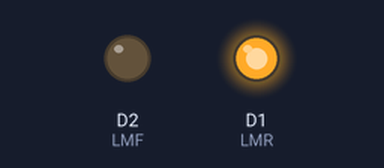
Bench run of a sketch on a simulated ESP8266 (NodeMCU). Parts: output pins drawn as LEDs (lit = HIGH).

Above: at 0.1 s.
Timing chart, 0 to 1.6 s (numbered marks = the images above):
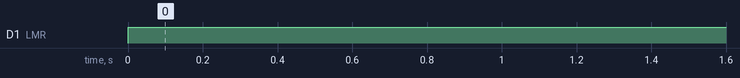

The sketch:

Aufgabe1.ino
```cpp
#define LMR D1 // A1
#define LMF D2 // A2
#define RMF D3 // B1
#define RMR D4 // B2

void setMotor(bool forward)
{
    if (forward)
    {
        // move foward
        digitalWrite(LMF, HIGH);

        digitalWrite(LMR, LOW);

    }
    else
    {
        // move backwards
        digitalWrite(LMF, LOW);

        digitalWrite(LMR, HIGH);

    }
}

void setup()
{
    pinMode(D1, OUTPUT);
    pinMode(D2, OUTPUT);
}

void loop()
{
    setMotor(false);
}
```

Measured:
- by itself, D1 (LMR): LOW → HIGH at 0.00 s
